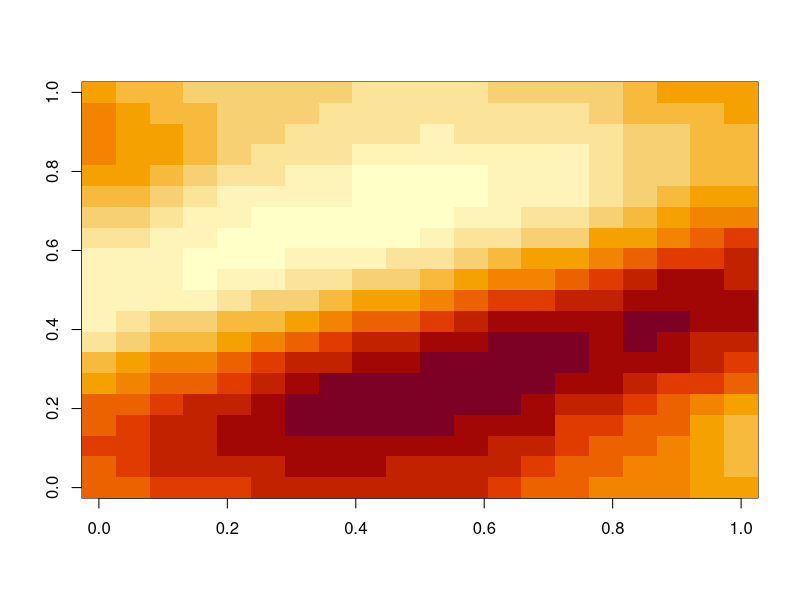
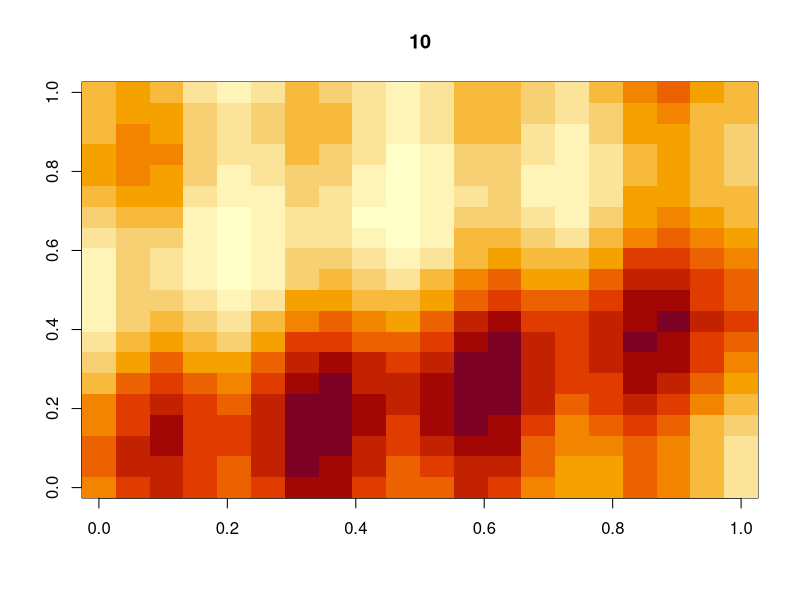
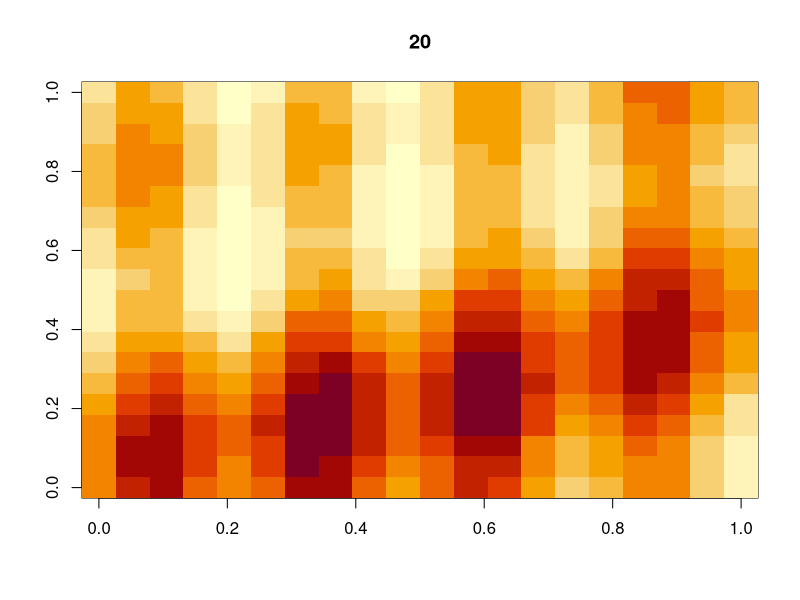
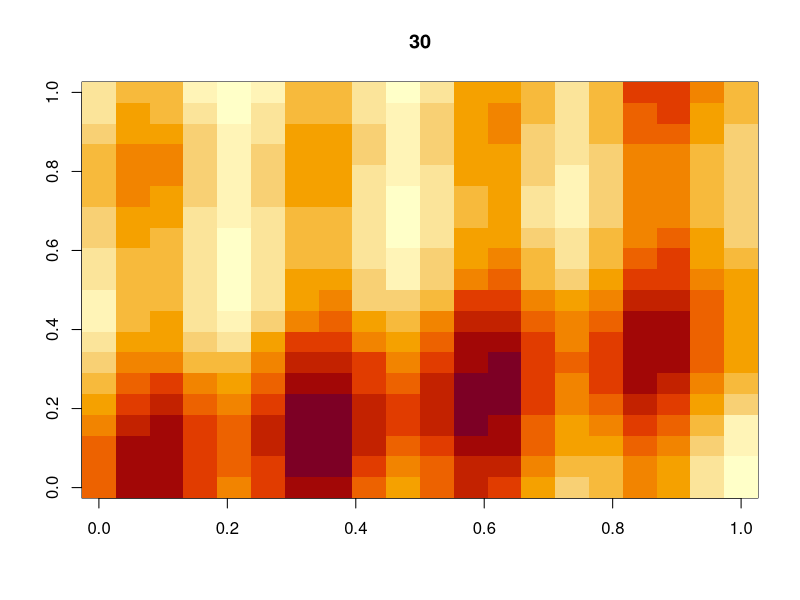
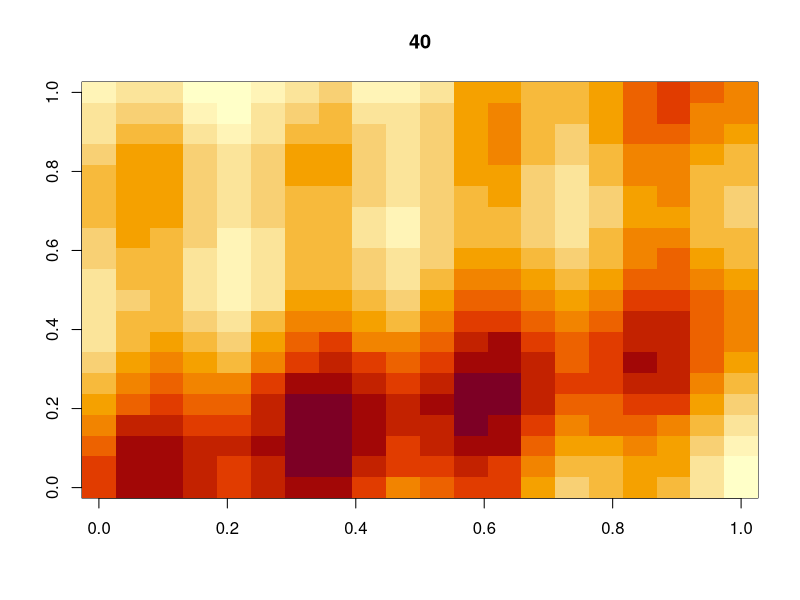
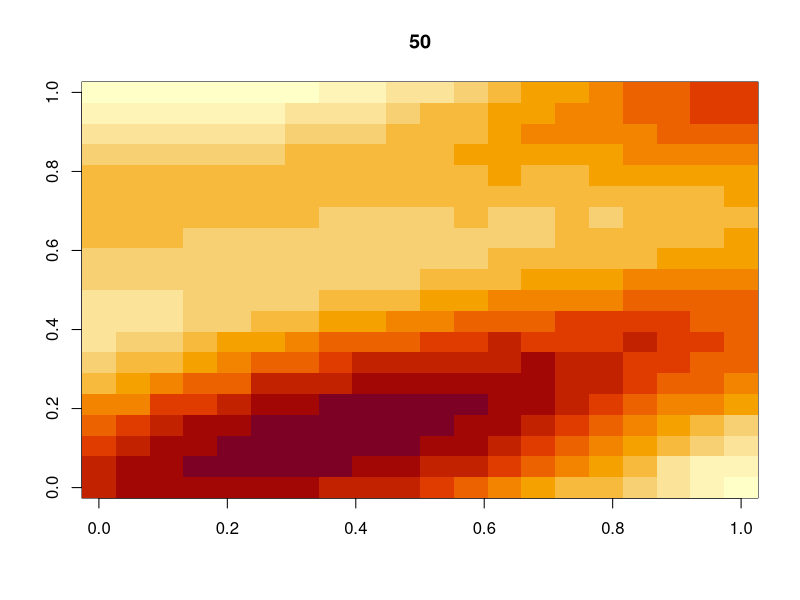
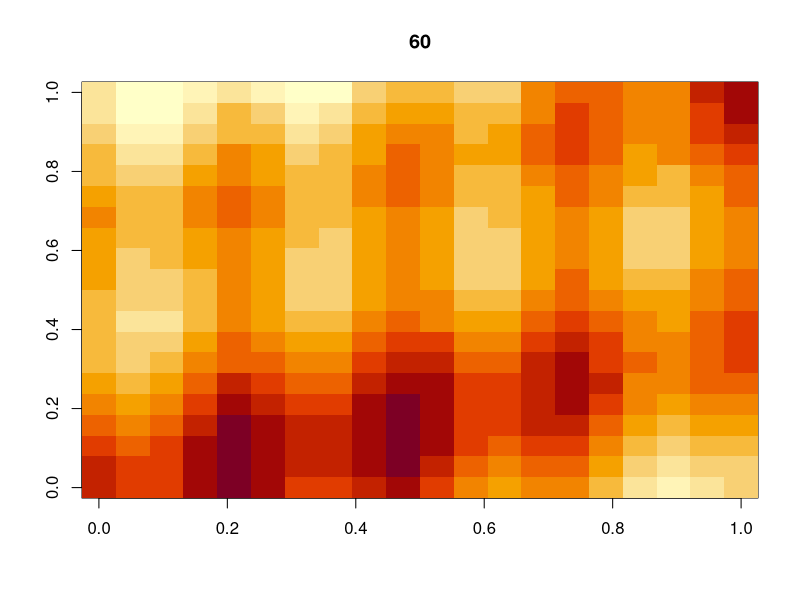
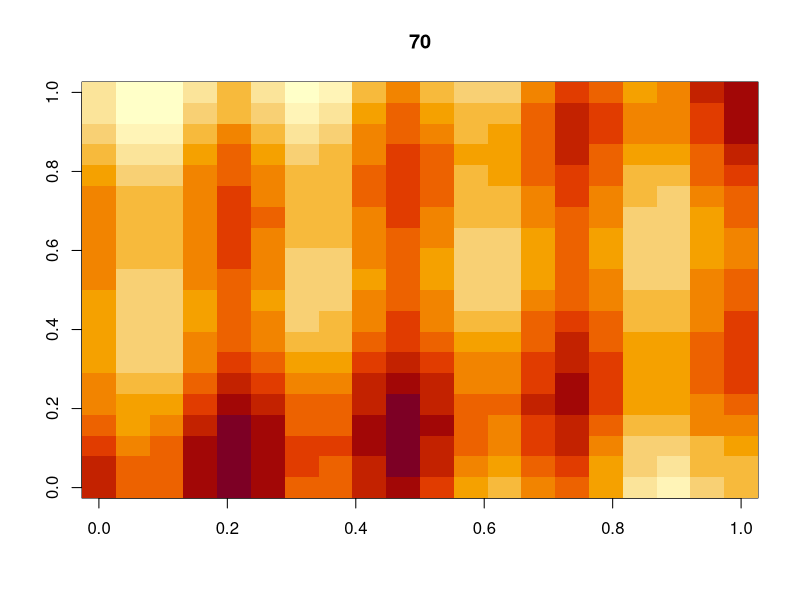

Here is the R script that generated these plots, in order: (Note: this script raises an error after producing the figures.)
#
# Empirical Orthgonal Functions (EOFs) mit SVD berechnen
#   - Vergleich zu Diagonalisierung mit Eigenvektoren
#   - Laufzeiten ~m^2*n fÃ¼r n>=m
#   - Daten-Kompression/Fehler
#   - Implementierung: DGESSD in Lapack
#

##
# Notation nach: 
# B. Halldor and Venegas, S.A., (1997).
# A manual for EOF and SVD analyses of climate data.
# McGill University, CCGCR Report No. 97-1, MontrÃ©al, QuÃ©bec, 52pp. 
##

#
# synthetisiere skalare Zeitreihen: 
#    nx * ny rÃ¤umliches Gitter, 
#    m Zeitpunkte
#

m=600    # LÃ¤nge der Zeitreihen (Statistik: "StichprobengrÃ¶ÃŸe")
nx=ny=20 # Gitter-Dimensionierung
F.3d=array(dim=c(m,nx,ny)) # Anlegen im Speicher
dim(F.3d)

# Daten-Synthese erfolgt durch sin/cos Terme und Rauschen
x=(1:nx)/nx*pi  # x-Werte (Gitter-Koordinaten)
y=(1:ny)/ny*pi  # y-Werte (Gitter-Koordinaten)

t=(1:m)/m*2*pi  # Zeit-Werte

for (i in 1:m) # im Kern der Schleife: ganze y-Vektoren 
 for (j in 1:nx)  F.3d[i,j,]=(cos(t[i])*sin(x[j])*cos(y)+
          +1.5*sin(t[i]*2+y)*cos(x[j]-y*2) + 
          - sin(t[i]*6)*cos(x[j]*8)
          + rnorm(ny)/25) # normalverteilter Fehler

# Speichere 2D-Gitter Variable in einem Vektor, je Zeit
#  Zeile=Gitter-Vektor, Spalte = Zeitreihe in einem Gitterpunkt
F=matrix(F.3d,m,nx*ny) # hintere 2 Dimensionen (Gitter) 
#                        in 2. Dim. von F packen
# zeitliche Mittelwerte in jedem Gitterpunkt abziehen 
#   -> nx*ny Zeitreihen der "Anomalien"="zentrierte Daten"
for(i in 1:(nx*ny)) F[,i]=F[,i]-mean(F[,i])

# Ansicht erstes Grid, farbcodiert rot=min, weiss=max
image(matrix(F[1,],nx,ny))

# fÃ¼r Moviemaker: mit Abspeichern als .png
for (i in 1:(m/10)*10) {
    #png(paste(i,"png",sep="."));
    image(matrix(F[i,],nx,ny),main=i);
    #dev.off()
  }

# SVD Berechnen, Rechenzeit anzeigen
system.time(svd(F)->S)
str(S)  # Struktur: zwei Matrizen u,v, ein Vektor d
# Plot formatieren
par(mfrow=c(2,1),mar=c(2,1,1,1),oma=c(2,2,0,0))
# Darstellung erste 20 SingulÃ¤rwerte
plot(S$d[1:20],type="b",main="erste 20 Singulaer-Werte")
# Darstellung als Anteil an Gesamt-Varianz 
Var=S$d^2/sum(S$d^2)
plot(Var[1:20]*100,type="b",main="% Anteil an Gesamtvarianz")
#welche Singulaerwerte erscheinen nicht vernachlaessigbar?

M=1:5
# Anzeige der ersten M EOFs
par(mfrow=c(3,2)) # in einer Abb.
for (j in M){
#  png(paste("EOF.",j,".png"))
 image(matrix(S$v[,j],nx,ny),main=paste("EOF",j,":",round(100*Var[j],1),"% Var"))
 contour(matrix(S$v[,j],nx,ny),add=TRUE,labcex=1)
 #dev.off()
} 

# SpÃ¤ter im Vergleich mit Eigenvektoren der Cov.Matrix

# absoluter Fehler aus der Rueckrechnung 
error <- F - S$u %*% diag(S$d) %*% t(S$v)
range(error)

# Zeitreihen (PCs)
M <- 1:5
par(mfrow=c(length(M),1),mar=c(2,1,1,2))
for (i in M) plot(S$u[,i],type="l",main=paste("PC ",i))


# Fehler bei Kompression auf nur 2 EOFs
M=1:2
error.2=F - S$u[,M] %*% diag(S$d[M]) %*% t(S$v[,M])
range(error.2)
range(F)

M=1:4
error.4=F - S$u[,M] %*% diag(S$d[M]) %*% t(S$v[,M])

# Verbindung zum Eigenwert-Problem
# Kovarianz-Matrix Z; bis auf Faktor n; siehe Vorlesung
t(F) %*% F-> Z
dim(Z)
#image(Z)
# Eigenwerte und Vektoren berechnen
system.time(eigen(Z)->E)
str(E)
# Gleichheit d_i^2 == lambda_i
range(E$values-S$d^2)
dim(E$vectors)
range(E$values)

# Multiplot-Abbildung formatieren
M=1:4
par(mfrow=c(length(M),2),mar=c(1,1,2,1),oma=c(1,1,1,0))

# Vergleich der EOFs
#  Eigenvektoren nur bis auf Vorzeichen bestimmt
for (i in M) {
  # Projektion erstes Gitter auf die Eigenvektoren e_M
  image(matrix(E$vectors[,i],nx,ny),main=paste(i,":",round(E$values[i],6)),axes=F)
  contour(matrix(E$vectors[,i],nx,ny),add=TRUE)
  image(matrix(S$v[ ,i],nx,ny),main=paste(i,":",round(S$d[i]^2,6)),axes=F)
  contour(matrix(S$v[ ,i],nx,ny),add=TRUE)
}

par(mfrow=c(4,2),mar=c(2,1,2,1),oma=c(1,1,2,0))
for (i in 1:4){
  plot(F%*%E$vectors[,i],main=paste("PC",i,"(Eigen)"),pch=".")
  plot(S$u[,i]*S$d[i],main=paste("PC",i,"(SVD)"),pch=".")}  

## Rechenzeit-Verhalten svd() (Lapack) in R
for(m in c(100,200,400,800,1600)){
  n=1600
  print(system.time(svd(matrix(rnorm(m*p),m,p))))}
# ~m^2  n>=m

for(n in c(400,800,1600,3200,6400)){
  m=400
  print(system.time(svd(matrix(rnorm(m*n),m,n))))}
#~n ,   n>=m


# fÃ¼r Movie der komprimierten Rekonstruktion, nur jedes 10. Bild
M=1:4
S$u[,M] %*% diag(S$d[M]) %*% t(S$v[,M])->F.red
for (i in 1:(m/10)*10) {
  #png(paste(i,"-compr-4EOFs.png"));
  image(matrix(F.red[i,],nx,ny));
  #dev.off()
}

#absoluter Fehler
for (i in 1:(m/10)*10) {#png(paste(i,"-error-4EOFs.png"));
  image(matrix(F[i,],nx,ny)-matrix(F.red[i,],nx,ny));
  #dev.off()
}

### WeiterfÃ¼hrendes 

# Experimente mit dem Ergebnis
#
# ist z=cov(D*V^T) diagonal?

image((diag(S$d) %*% S$v)%*%t(diag(S$d) %*% S$v))
z=((diag(S$d) %*% S$v)%*%t(diag(S$d) %*% S$v))
diag(z)[1:10] # nur wenige groÃŸe EintrÃ¤ge auf Diagonale

# ohne S: sind alle Diagonal-Werte diag(Cov(v^T)) ~ 1
all(abs(diag((S$v)%*%t(S$v))-1.0)<1e-14)

# Diagonalisierung ? t(C) cov(F) C
(t(E$vectors)%*%t(F)%*%F%*%(E$vectors))[1:4,1:4]

# siehe auch Video
# maximale Fehler, alle m Samples
par(mar=c(3,4,2,2),mfrow=c(1,1))
plot(apply(abs(F-F.red),1,function(p) max(p)),ylab="max(error)",xlab="sample" )

# Karte maximaler Fehler
ij.max=apply(abs(F-F.red),1,function(p) which.max(p))
#
xx=(ij.max %% nx )/(nx-1);yy=floor(ij.max/ny)/(ny-1) 
plot(xx,yy,col=densCols(xx,yy),pch=19,xlab="x",ylab="y",cex=2)

image(matrix(apply(F,1,sd),nx,ny))
contour(matrix(apply(F,1,sd),nx,ny),add=TRUE,nlevels = 5,labcex = 0.9)
# hellblau:   geringster Fehler
# dunkelblau:    grÃ¶ÃŸter Fehler
points(xx,yy,col=densCols(xx,yy),pch=19,xlab="x",ylab="y",cex=2)



#
# (C) Stephan Frickenhaus, 2016
#